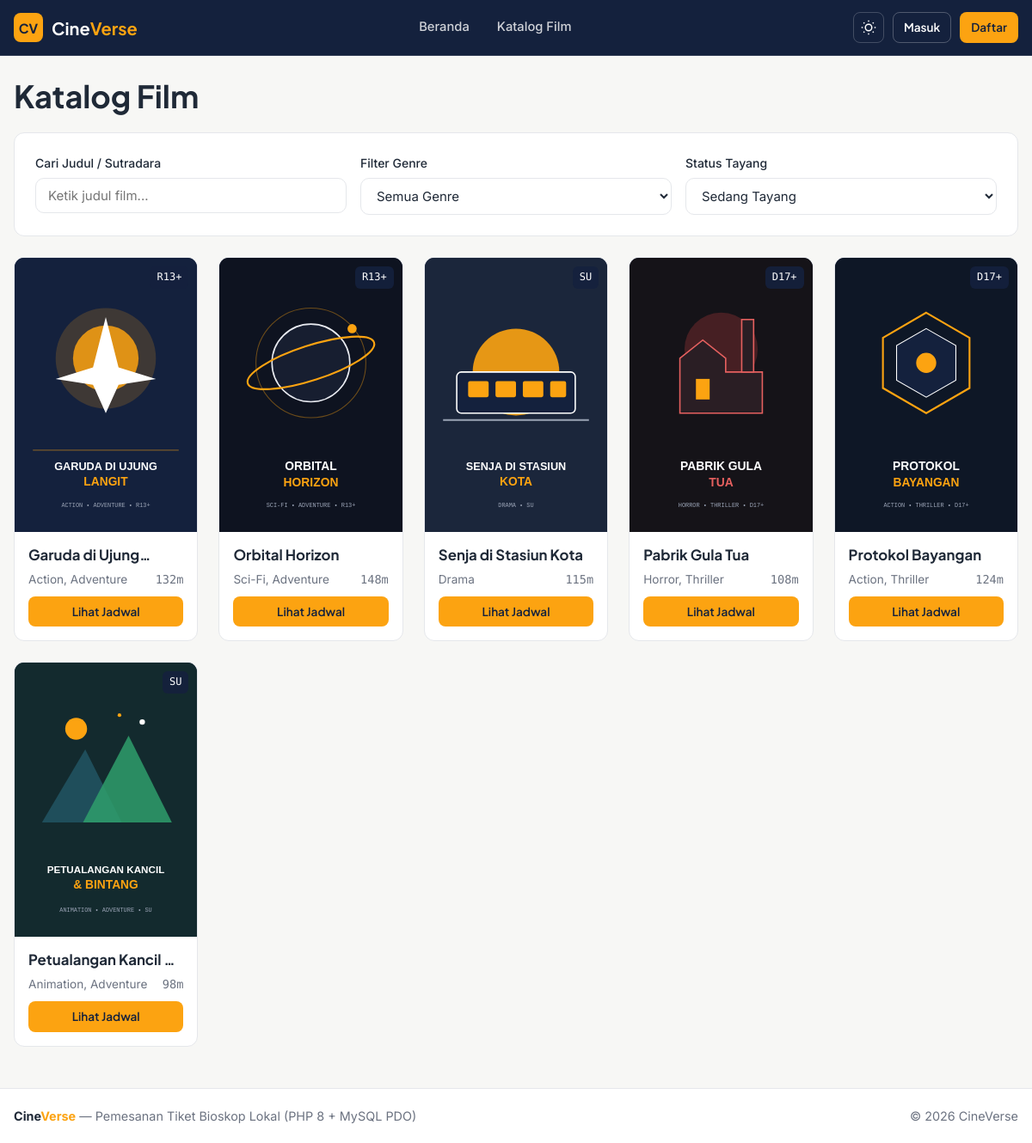
The app's page /movies.php?status=now_showing with its own data.
### tables this page shows
CREATE TABLE movies (
    id INT AUTO_INCREMENT PRIMARY KEY,
    title VARCHAR(150) NOT NULL,
    synopsis TEXT NOT NULL,
    duration_min INT NOT NULL DEFAULT 120,
    release_date DATE DEFAULT NULL,
    age_rating ENUM('SU', 'R13+', 'D17+', 'D21+') NOT NULL DEFAULT 'R13+',
    language VARCHAR(50) NOT NULL DEFAULT 'Indonesia',
    director VARCHAR(100) DEFAULT NULL,
    cast_list VARCHAR(255) DEFAULT NULL,
    poster VARCHAR(255) DEFAULT 'poster-1.svg',
    trailer_url VARCHAR(255) DEFAULT NULL,
    status ENUM('now_showing', 'coming_soon', 'archived') NOT NULL DEFAULT 'now_showing',
    created_at DATETIME NOT NULL DEFAULT CURRENT_TIMESTAMP
);

### includes/functions.php (called while the page is built, shortened)
<?php
require_once __DIR__ . '/auth.php';
function e(?string $str): string
{
    return htmlspecialchars((string)$str, ENT_QUOTES, 'UTF-8');
}
function posterUrl(?string $poster): string
{
    return baseUrl('uploads/' . $poster);
}

### includes/auth.php (called while the page is built, shortened)
<?php
function baseUrl(string $path = ''): string
{
    $scriptDir = str_replace('\\', '/', dirname($_SERVER['SCRIPT_NAME']));
    $root = preg_replace('#/(public|user|operator|admin|api)$#', '', $scriptDir);
    $root = rtrim($root, '/');
    return $root . '/' . ltrim($path, '/');
}

### public/movies.php (the view, shortened to what this page needs)
<?php
require_once __DIR__ . '/../includes/layout/header.php';
$selectedStatus = $_GET['status'] ?? '';
$searchQuery = trim($_GET['q'] ?? '');
$sql = "
    SELECT m.*, GROUP_CONCAT(g.name SEPARATOR ', ') AS genres
    FROM movies m
    LEFT JOIN movie_genres mg ON mg.movie_id = m.id
    LEFT JOIN genres g ON g.id = mg.genre_id
    WHERE m.status != 'archived'
";
$params = [];
if (in_array($selectedStatus, ['now_showing', 'coming_soon'], true)) {
    $sql .= " AND m.status = ?";
    $params[] = $selectedStatus;
}
$sql .= " GROUP BY m.id ORDER BY m.status ASC, m.id ASC";
$stmt = $pdo->prepare($sql);
$stmt->execute($params);
$movies = $stmt->fetchAll();
?>
<div class="section-header">
    <h1>Katalog Film</h1>
</div>
<div class="card" style="margin-bottom:24px;">
    <form method="GET" class="form-row" onsubmit="return false;">
        <div class="form-group" style="margin-bottom:0;">
            <label for="liveSearch">Cari Judul / Sutradara</label>
            <input type="text" id="liveSearch" name="q" value="<?= e($searchQuery) ?>" placeholder="Ketik judul film...">
        </div>
        <div class="form-group" style="margin-bottom:0;">
            <label for="genreFilter">Filter Genre</label>
            <select id="genreFilter" name="genre">
                <option value="">Semua Genre</option>
            </select>
        </div>
        <div class="form-group" style="margin-bottom:0;">
            <label for="statusFilter">Status Tayang</label>
            <select id="statusFilter" name="status">
                <option value="now_showing" <?= $selectedStatus === 'now_showing' ? 'selected' : '' ?>>Sedang Tayang</option>
            </select>
        </div>
    </form>
</div>
<div id="catalogGrid" class="movie-grid" data-api-url="<?= e(baseUrl('api/movies.php')) ?>">
    <?php foreach ($movies as $m): ?>
        <article class="movie-card">
            <a href="movie.php?id=<?= (int)$m['id'] ?>" class="movie-poster-wrap">
                <img src="<?= e(posterUrl($m['poster'])) ?>" alt="<?= e($m['title']) ?>" class="movie-poster">
                <span class="age-badge"><?= e($m['age_rating']) ?></span>
            </a>
            <div class="movie-body">
                <h3 class="movie-title"><a href="movie.php?id=<?= (int)$m['id'] ?>"><?= e($m['title']) ?></a></h3>
                <div class="movie-meta">
                    <span><?= e($m['genres'] ?: '-') ?></span>
                    <span class="mono"><?= (int)$m['duration_min'] ?>m</span>
                </div>
                <a href="movie.php?id=<?= (int)$m['id'] ?>" class="btn btn-primary btn-sm" style="margin-top:auto;">Lihat Jadwal</a>
            </div>
        </article>
    <?php endforeach; ?>
</div>
<?php require_once __DIR__ . '/../includes/layout/footer.php'; ?>

### assets/css/style.css (style rules this page uses)
:root, [data-theme="light"] { --bg: #F7F7F5; --surface: #FFFFFF; --surface-alt: #F1F2F6; --text: #1F2937; --text-muted: #6B7280; --primary: #14213D; --accent: #FCA311; --accent-hover: #E59009; --success: #2E9E6B; --danger: #D64545; --border: #E5E7EB; --shadow: 0 4px 16px rgba(20, 33, 61, 0.06); }
*, *::before, *::after { box-sizing: border-box; margin: 0; padding: 0; }
body { font-family: 'Inter', system-ui, -apple-system, sans-serif; font-size: 16px; line-height: 1.6; background-color: var(--bg); color: var(--text); min-height: 100dvh; display: flex; flex-direction: column; }
h1, h2, h3, h4, .brand { font-family: 'Plus Jakarta Sans', sans-serif; line-height: 1.25; text-wrap: balance; color: var(--text); }
h1 { font-size: clamp(1.75rem, 3vw, 2.5rem); font-weight: 700; }
h3 { font-size: 1.25rem; font-weight: 600; }
a { color: inherit; text-decoration: none; }
.mono, code, .seat-btn, .booking-code, .tabular { font-family: 'DM Mono', monospace; font-variant-numeric: tabular-nums; }
.btn { display: inline-flex; align-items: center; justify-content: center; gap: 8px; padding: 10px 18px; border-radius: 10px; font-family: 'Plus Jakarta Sans', sans-serif; font-size: 0.92rem; font-weight: 600; border: 1px solid transparent; cursor: pointer; transition: transform 150ms ease-out, opacity 150ms ease-out; }
.btn-sm { padding: 6px 12px; font-size: 0.85rem; border-radius: 8px; }
.btn-primary { background-color: var(--accent); color: #14213D; }
.card { background: var(--surface); border: 1px solid var(--border); border-radius: 12px; padding: 24px; }
.section-header { display: flex; align-items: center; justify-content: space-between; gap: 16px; margin-bottom: 20px; margin-top: 32px; flex-wrap: wrap; }
.section-header:first-child { margin-top: 0; }
.movie-grid { display: grid; grid-template-columns: repeat(auto-fill, minmax(210px, 1fr)); gap: 24px; }
.movie-card { background: var(--surface); border: 1px solid var(--border); border-radius: 12px; overflow: hidden; display: flex; flex-direction: column; transition: transform 200ms ease-out; }
.movie-poster-wrap { position: relative; overflow: hidden; aspect-ratio: 2 / 3; background: var(--primary); }
.movie-poster { width: 100%; height: 100%; object-fit: cover; transition: transform 200ms ease-out; }
.age-badge { position: absolute; top: 10px; right: 10px; background: rgba(20, 33, 61, 0.9); color: #FFFFFF; font-family: 'DM Mono', monospace; font-size: 0.75rem; padding: 3px 8px; border-radius: 6px; }
.movie-body { padding: 16px; display: flex; flex-direction: column; gap: 8px; flex: 1; }
.movie-title { font-size: 1.05rem; font-weight: 700; display: -webkit-box; -webkit-line-clamp: 1; -webkit-box-orient: vertical; overflow: hidden; }
.movie-meta { font-size: 0.85rem; color: var(--text-muted); display: flex; align-items: center; justify-content: space-between; gap: 8px; }
.form-group { margin-bottom: 16px; }
.form-group label { display: block; font-size: 14px; font-weight: 500; margin-bottom: 6px; color: var(--text); }
.form-control, select, textarea, input[type="text"], input[type="email"], input[type="password"], input[type="number"], input[type="date"], input[type="datetime-local"] { width: 100%; padding: 10px 14px; font-family: 'Inter', sans-serif; font-size: 15px; background: var(--surface); color: var(--text); border: 1px solid var(--border); border-radius: 10px; outline: none; }
.form-row { display: grid; grid-template-columns: repeat(auto-fit, minmax(200px, 1fr)); gap: 16px; }

### records on screen
movies: poster (picture), age_rating "R13+", title "Garuda di…", genres "Action, Adventure", duration_min "132"
movies: poster (picture), age_rating "R13+", title "Orbital Horizon", genres "Sci-Fi, Adventure", duration_min "148"
movies: poster (picture), age_rating "SU", title "Senja di Stasiun Kota", genres "Drama", duration_min "115"
movies: poster (picture), age_rating "D17+", title "Pabrik Gula Tua", genres "Horror, Thriller", duration_min "108"
movies: poster (picture), age_rating "D17+", title "Protokol Bayangan", genres "Action, Thriller", duration_min "124"
movies: poster (picture), age_rating "SU", title "Petualangan Kancil…", genres "Animation, Adventure", duration_min "98"
